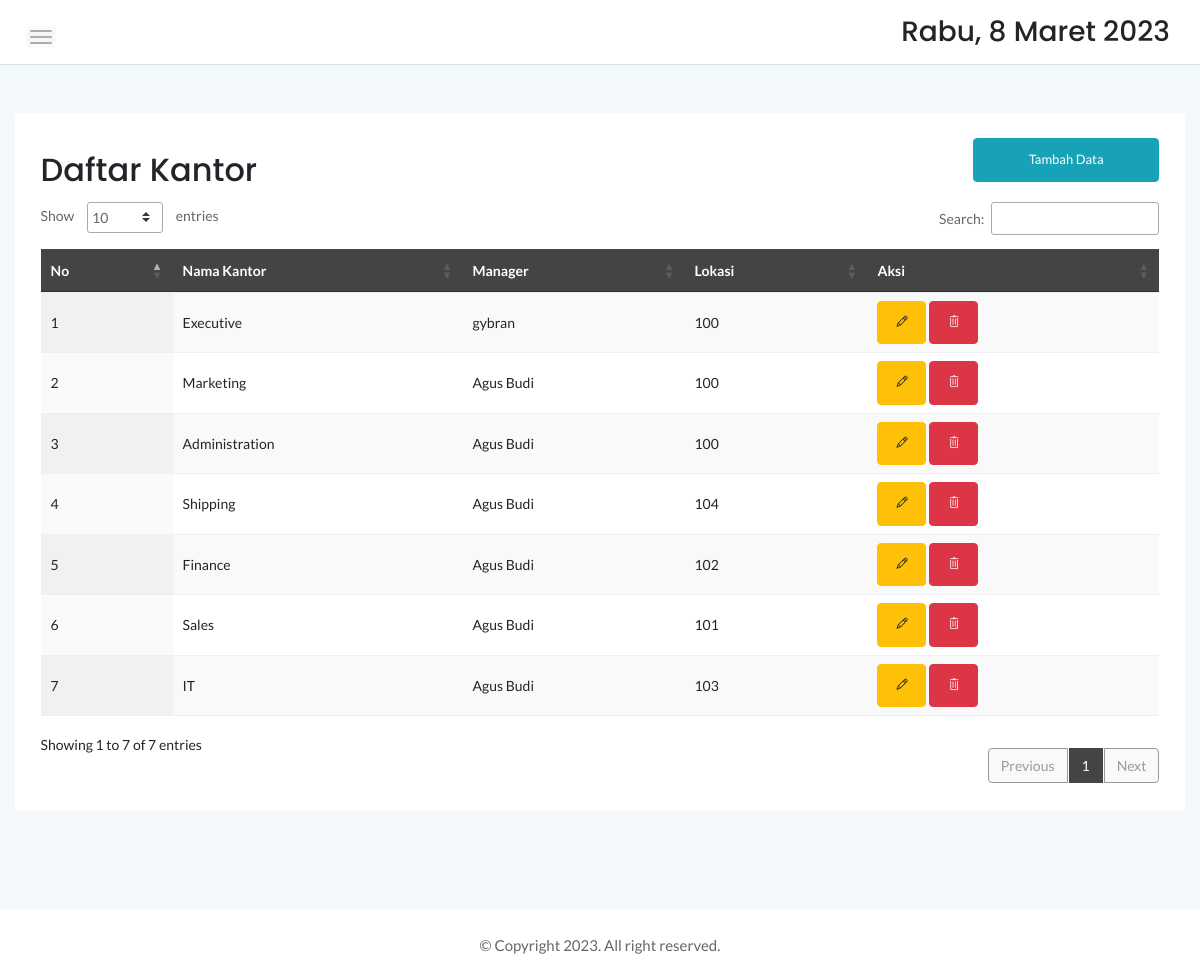
/index.php?p=kantor (signed in), run on the app's committed database.
### tables this page shows
CREATE TABLE `kantor` (
  `kantor_id` int(11) NOT NULL,
  `kantor_nama` varchar(50) NOT NULL,
  `manager_id` int(11) DEFAULT NULL,
  `lokasi_id` int(11) NOT NULL
);

CREATE TABLE `pegawai` (
  `id_pegawai` int(11) NOT NULL,
  `nama` varchar(50) NOT NULL,
  `email` varchar(30) NOT NULL,
  `tgl_lahir` date NOT NULL,
  `jekel` enum('L','P') NOT NULL,
  `alamat` text NOT NULL,
  `pekerjaan_id` varchar(11) NOT NULL,
  `manager_id` int(11) DEFAULT NULL,
  `kantor_id` int(11) NOT NULL
);

CREATE TABLE `lokasi` (
  `id` int(11) NOT NULL,
  `alamat` text NOT NULL,
  `kode_pos` int(11) NOT NULL,
  `kota_id` varchar(30) NOT NULL
);

### kantor.php (the view, shortened to what this page needs)
<?php
include 'koneksi.php';
$lvl = ($_SESSION['level'] == 'admin') ? '' : 'hidden';
$page = isset($_GET['page']) ? $_GET['page'] : 'list';
switch ($page) {
    case 'list':
?>
        <div class="row mt-5 mb-5">
            <div class="col-12">
                <div class="card">
                    <div class="card-body">
                        <div class="d-sm-flex justify-content-between align-items-center">
                            <h2>Daftar Kantor</h2>
                            <button style="margin-bottom:20px" data-toggle="modal" data-target="#myModal" class="btn btn-info col-md-2" <?= $lvl; ?>>Tambah Data</button>
                        </div>
                        <div class="data-tables datatable-dark">
                            <table id="dataTable3" class="display" style="width:100%">
                                <thead class="thead-dark">
                                    <tr>
                                        <th>No</th>
                                        <th>Nama Kantor</th>
                                        <th>Manager</th>
                                        <th>Lokasi</th>
                                        <th <?= $lvl; ?>>Aksi</th>
                                    </tr>
                                </thead>
                                <?php $i = 1 ?>
                                <?php
                                $mhs = mysqli_query($con, " SELECT * FROM kantor k JOIN lokasi l ON k.lokasi_id = l.id JOIN pegawai e ON k.manager_id=e.id_pegawai");
                                foreach ($mhs as $row) : ?>
                                    <tr>
                                        <td><?= $i; ?></td>
                                        <td><?= $row['kantor_nama']; ?></td>
                                        <td><?= $row['nama']; ?></td>
                                        <td><?= $row['id']; ?></td>
                                        <td <?= $lvl; ?>>
                                            <a href="index.php?p=kantor&page=edit&id_edt=<?= $row["kantor_id"]; ?>" class="  btn btn-warning "><i class="ti-pencil"></i></a>
                                            <a href=" proses_kantor.php?aksi=delete&id_hps=<?= $row["kantor_id"]; ?>" onclick="return confirm('Yakin hapus data ?');" class="btn btn-danger"><i class="ti-trash"></i></a>
                                        </td>
                                    </tr>
                                    <?php $i++ ?>
                                <?php endforeach; ?>
                            </table>
                        </div>
                    </div>
                </div>
            </div>
        </div>
    <?php
        break;
    ?>
<?php
} ?>

### data on the page
kantor: kantor_nama "Executive", manager.nama "gybran", lokasi "100"
kantor: kantor_nama "Marketing", manager.nama "Agus Budi", lokasi "100"
kantor: kantor_nama "Administration", manager.nama "Agus Budi", lokasi "100"
kantor: kantor_nama "Shipping", manager.nama "Agus Budi", lokasi "104"
kantor: kantor_nama "Finance", manager.nama "Agus Budi", lokasi "102"
kantor: kantor_nama "Sales", manager.nama "Agus Budi", lokasi "101"
kantor: kantor_nama "IT", manager.nama "Agus Budi", lokasi "103"
